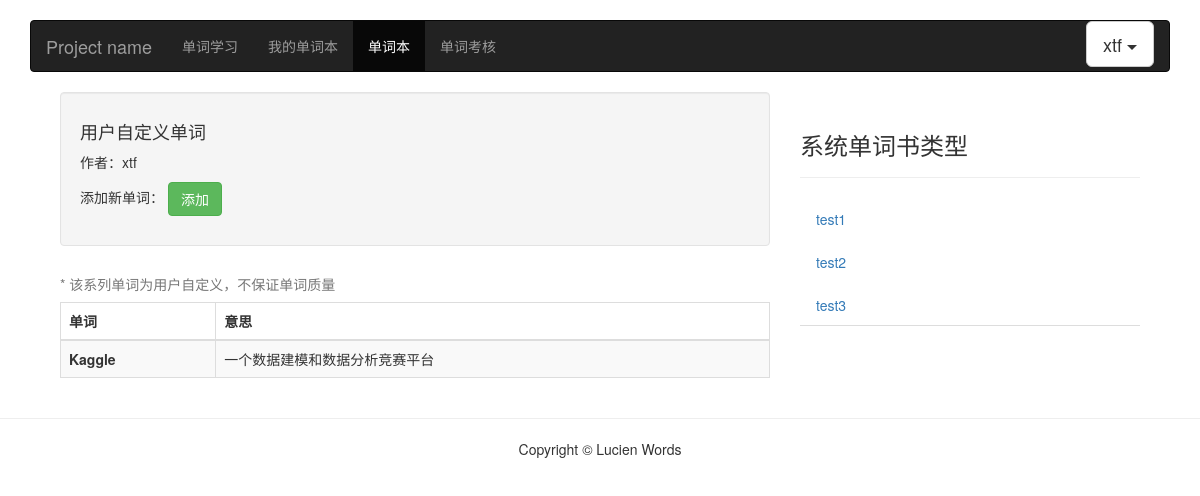
/account/learn/mywords/ (signed in), run on an earlier commit of the app's database.
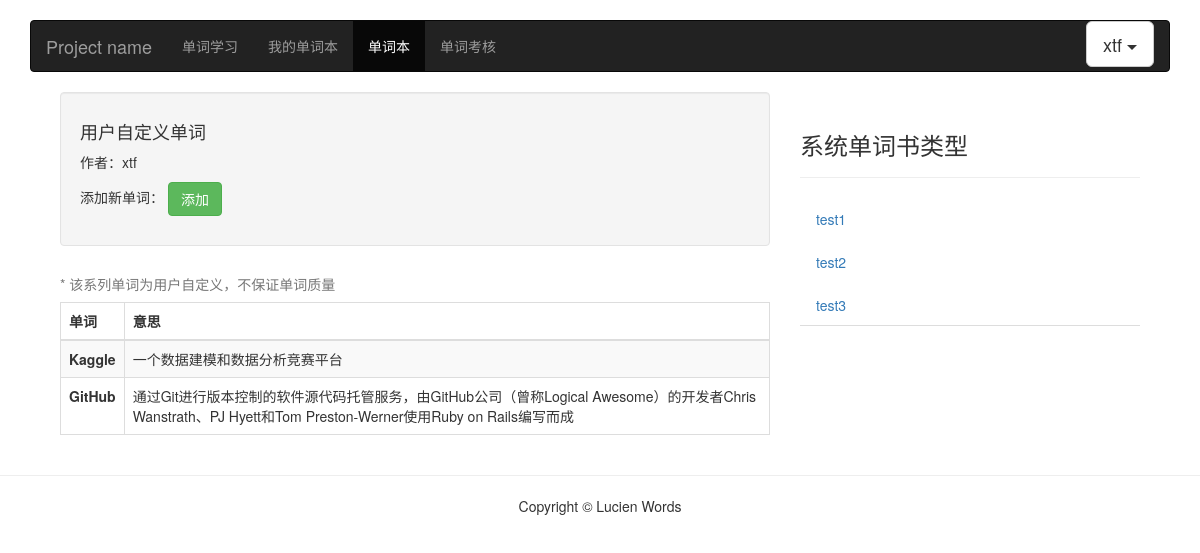
And on a later commit of the database.
### learn/models.py (models this page shows, shortened)
class Word(models.Model):
    spelling = models.CharField(blank=False, max_length=100, verbose_name = u"拼写")
    meaning = models.CharField(blank=False, max_length=300, verbose_name=u"解释")
    mp3_url = models.URLField(blank=True, verbose_name="mp3")
    class Meta:
        verbose_name = u"单词"
        verbose_name_plural = verbose_name

### learn/views.py (the view)
# urls.py: path('mywords/', views.mywords, name='mywords'),
@login_required
def mywords(request):
    ctx = {}
    user = request.user
    ctx['username'] = user.username
    uds = UserDefWords.objects.filter(user=user)
    words_list = []
    for ud in uds:
        word_info = {}
        word_info['spelling'] = ud.word.spelling
        word_info['mean'] = ud.word.meaning
        words_list.append(word_info)
    ctx['all_words'] = words_list
    ctx['wordbook_info'] = get_all_books()
    return render(request, "mywords.html", ctx)

### learn/views.py (called while the page is built)
def get_all_books():
    all_wordbooks = WordBook.objects.all()
    wordbook_info = []
    for wordbook in all_wordbooks:
        info = {}
        info['title'] = wordbook.title
        info['description'] = wordbook.description
        info['uploaded_user'] = wordbook.uploaded_user.username
        info['word_num'] = wordbook.word_num
        info['wordbook_id'] = wordbook.id
        wordbook_info.append(info)
    return wordbook_info

### learn/templates/mywords.html (shortened to what this page needs)
<!DOCTYPE html>
{% load static %}
<html lang="zh-CN">
  <head>
    <link href="https://cdn.bootcss.com/bootstrap/3.3.7/css/bootstrap.min.css" rel="stylesheet">
    <link href="{% static 'css/font-awesome.min.css' %}" rel="stylesheet">
    <link href="{% static 'css/ie10-viewport-bug-workaround.css'%}" rel="stylesheet">
    <link href="{% static 'css/navbar.css'%}" rel="stylesheet">
    <link rel="stylesheet" type="text/css" href="{% static 'css/wordbook.css'%}">
  </head>
  <body>
    <div class="container">
      <nav class="navbar navbar-inverse">
        <div class="container-fluid">
          <div class="navbar-header">
            <a class="navbar-brand" href="#">Project name</a>
          </div>
          <div id="navbar" class="navbar-collapse collapse">
            <ul class="nav navbar-nav">
                <li><a href="{% url 'learn:learnindex' %}">单词学习</a></li>
                <li><a href="{% url 'learn:mywordbook' %}">我的单词本</a></li>
                <li class="active"><a href="{% url 'learn:wordbook' %}">单词本</a></li>
                <li><a href="{% url 'learn:voctest' %}">单词考核</a></li>
            </ul>
            <ul class="nav navbar-nav navbar-right">
              <div class="btn-group">
              <button type="button" class="btn btn-default btn-lg dropdown-toggle" data-toggle="dropdown" aria-haspopup="true" aria-expanded="false">
                {{username}} <span class="caret"></span>
              </button>
            </div>
            </ul>
          </div>
        </div>
      </nav>
      <div class="container-fluid">
        <div class="row-fluid">
          <div class="col-md-8 col-sm-8">
                <div class="well">
                  <div class="row">
                    <div class="col-md-6">
                      <h4>
                        用户自定义单词
                      </h4>
                      <p>作者：{{username}}</p>
                    </div>
                  </div>
                  <div class="wordbook-contains-this-wordlist">
                    <p>
                        添加新单词：
                        <a class="btn btn-success btn-mini" href="#"  data-toggle="modal" data-target="#exampleModal" data-whatever="NewWord">添加</a>
                    </p>
                  </div>
                </div>
                <table class="table table-bordered table-striped">
                    <caption>* 该系列单词为用户自定义，不保证单词质量</caption>
                    <thead>
                        <tr>
                          <th>单词</th>
                          <th>意思</th>
                        </tr>
                      </thead>
                      <tbody>
                      {% for word in all_words %}
                        <tr>
                          <td><strong>{{word.spelling}}</strong></td>
                          <td>{{word.mean}}</td>
                        </tr>
                      {% endfor %}
                      </tbody>
                </table>
          </div>
          <div class="col-md-4 col-sm-4">
            <div class="page-header">
                    <h3>系统单词书类型</h3>
            </div>
            <ul class="nav nav-tabs nav-stacked">
                {% for book in wordbook_info %}
                    <li data="10"><a href="{% url 'learn:wordbookunit' %}?id={{book.wordbook_id}}">{{book.title}}</a></li>
                {% endfor %}
            </ul>
          </div>
        </div>
      </div>
    </div>
    <hr>
    <footer>
        <div class="row">
            <div class="col-lg-12">
                <p class="text-center">Copyright &copy; Lucien Words</p>
            </div>
        </div>
    </footer>
  </body>
</html>

What changed in the data, as far as the page shows it:
added Word: spelling "GitHub", mean "通过Git进行版本控制的软件源代码托管服务，由GitHub公司（曾称Logical Awesome）的开发者Chris Wanstrath、PJ Hyett和Tom Preston-Werner使用Ruby on Rails编写而成"
